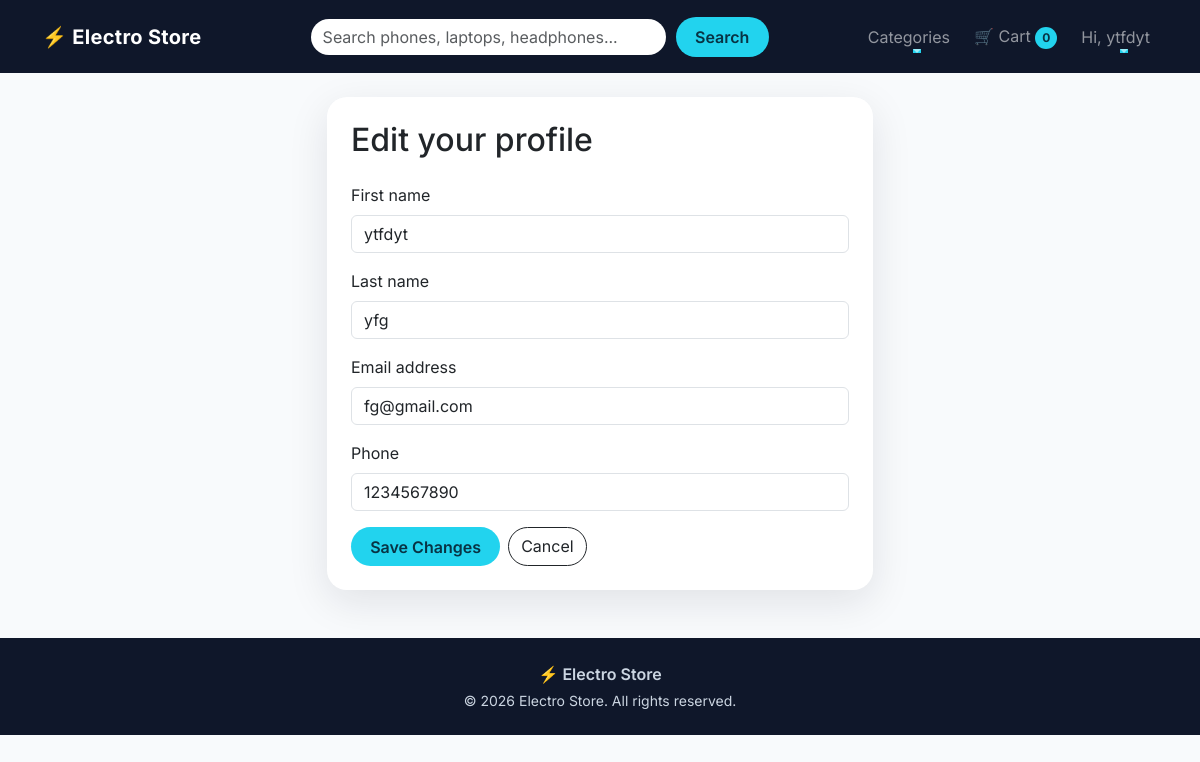
/accounts/profile/edit (signed in), run on an earlier commit of the app's database.
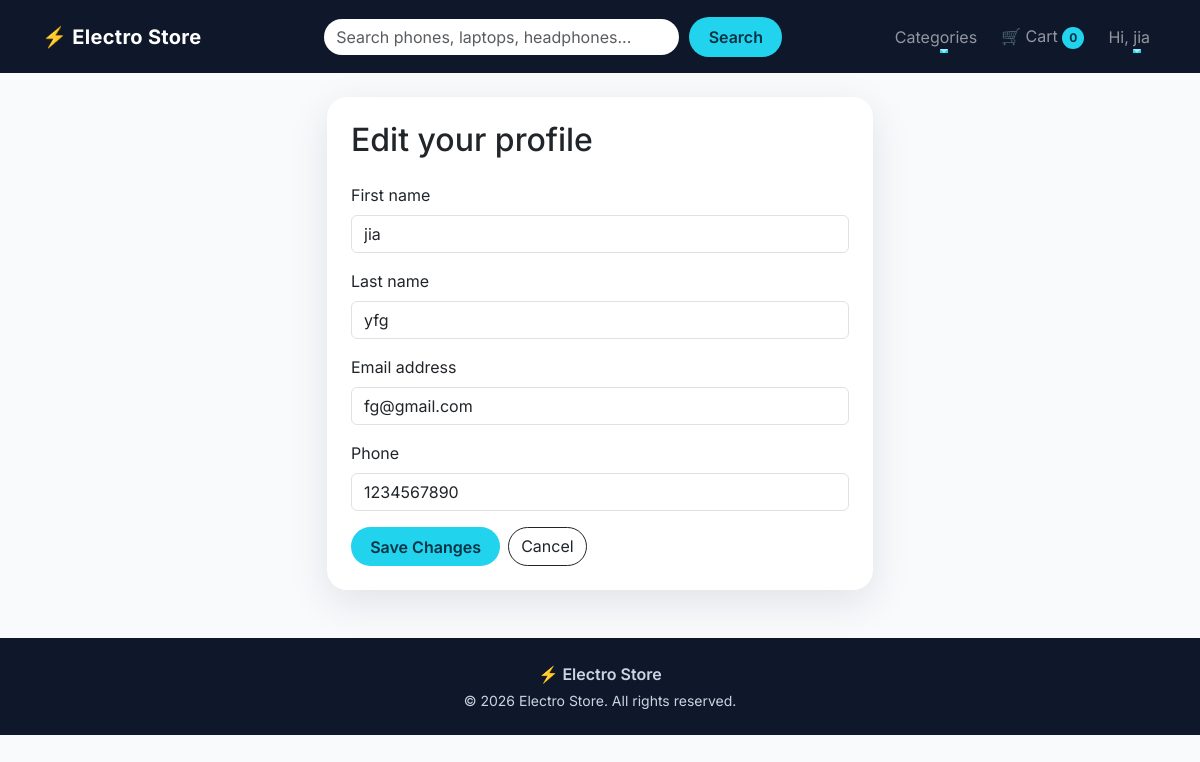
And on a later commit of the database.
### accounts/models.py (models this page shows)
class User(AbstractUser):
    phone = models.CharField(max_length=15, blank=True)

### accounts/views.py (the view)
# urls.py: path('profile/edit',views.edit_profile_view,name='edit_profile'),
@login_required
def edit_profile_view(request):
    form = ProfileForm(request.POST or None,instance=request.user)
    if request.method == "POST" and form.is_valid():
        form.save()
        messages.success(request,'Profile Updated')
        return redirect("accounts:profile")
    return render(request,'accounts_templates/edit_profile.html', {'form' : form})

### accounts/forms.py
class ProfileForm(forms.ModelForm):
    class Meta:
        model = User
        fields = ('first_name','last_name','email','phone')
    def __init__(self, *args, **kwargs):
            super().__init__(*args, **kwargs)
            for field in self.fields.values():
                field.widget.attrs["class"] = "form-control"

### cart/context_processors.py (called while the page is built)
def cart_count(request):
    count = 0
    if request.user.is_authenticated:
        cart = Cart.objects.filter(user=request.user).first()
        if cart:
            count = cart.total_items
    return {'cart_count': count}

### store/context_processors.py (called while the page is built)
def categories(request):
    return {'nav_categories' : Category.objects.all()}

### templates/accounts_templates/edit_profile.html (shortened to what this page needs)
{% extends 'base.html' %}
{% block content %}
<div class="row justify-content-center">
  <div class="col-md-8 col-lg-6">
    <div class="card auth-card p-4">
      <h2 class="mb-4">Edit your profile</h2>
      <form method="post" novalidate>
        {% for field in form %}
          <div class="mb-3">
            <label class="form-label" for="{{ field.id_for_label }}">{{ field.label }}</label>
            {{ field }}
          </div>
        {% endfor %}
        <div class="d-flex gap-2">
          <button type="submit" class="btn btn-accent">Save Changes</button>
          <a href="{% url 'accounts:profile' %}" class="btn btn-outline-dark rounded-pill">Cancel</a>
        </div>
      </form>
    </div>
  </div>
</div>
{% endblock %}

### templates/base.html (shortened to what this page needs)
{% load static %}
<!DOCTYPE html>
<html lang="en">
<head>
  <link href="https://cdn.jsdelivr.net/npm/bootstrap@5.3.3/dist/css/bootstrap.min.css" rel="stylesheet">
  <link href="{% static 'css/style.css' %}" rel="stylesheet">
</head>
<body>
  <nav class="navbar navbar-expand-lg navbar-dark sticky-top site-navbar" id="mainNavbar">
    <div class="container">
      <a class="navbar-brand" href="{% url 'store:home' %}"><span class="brand-icon">⚡</span> Electro Store</a>
      <div class="collapse navbar-collapse" id="navMenu">
        <form class="search-form mx-lg-auto my-3 my-lg-0" role="search" action="{% url 'store:product_list' %}" method="get">
          <input class="form-control" type="search" name="q" placeholder="Search phones, laptops, headphones...">
          <button class="btn btn-accent" type="submit">Search</button>
        </form>
        <ul class="navbar-nav align-items-lg-center gap-lg-2">
          <li class="nav-item dropdown">
            <a class="nav-link nav-anim dropdown-toggle" href="#" role="button" data-bs-toggle="dropdown"
              aria-expanded="false">
              Categories
            </a>
          </li>
          <li class="nav-item">
            <a class="nav-link nav-anim" href="#">
              🛒 Cart <span class="cart-badge" id="cartCount">{{ cart_count }}</span>
            </a>
          </li>
          {% if user.is_authenticated %}
          <li class="nav-item dropdown">
            <a class="nav-link nav-anim dropdown-toggle" href="#" role="button" data-bs-toggle="dropdown"
              aria-expanded="false">
              Hi, {{ user.first_name|default:user.username }}
            </a>
          </li>
          {% else %}
          <li class="nav-item"><a class="nav-link nav-anim" href="{% url 'accounts:login' %}">Login</a></li>
          <li class="nav-item"><a class="btn btn-accent ms-lg-2" href="{% url 'accounts:signup' %}">Sign Up</a></li>
          {% endif %}
        </ul>
      </div>
    </div>
  </nav>
  <main class="container my-4 page-content">
    {% block content %}{% endblock %}
  </main>
  <footer class="site-footer mt-5">
    <div class="container py-4 text-center">
      <p class="mb-1 fw-semibold">⚡ Electro Store</p>
      <p class="mb-0 small">© 2026 Electro Store. All rights reserved.</p>
    </div>
  </footer>
</body>
</html>

What changed in the data, as far as the page shows it:
changed User "yfg": first_name "ytfdyt" → "jia"
